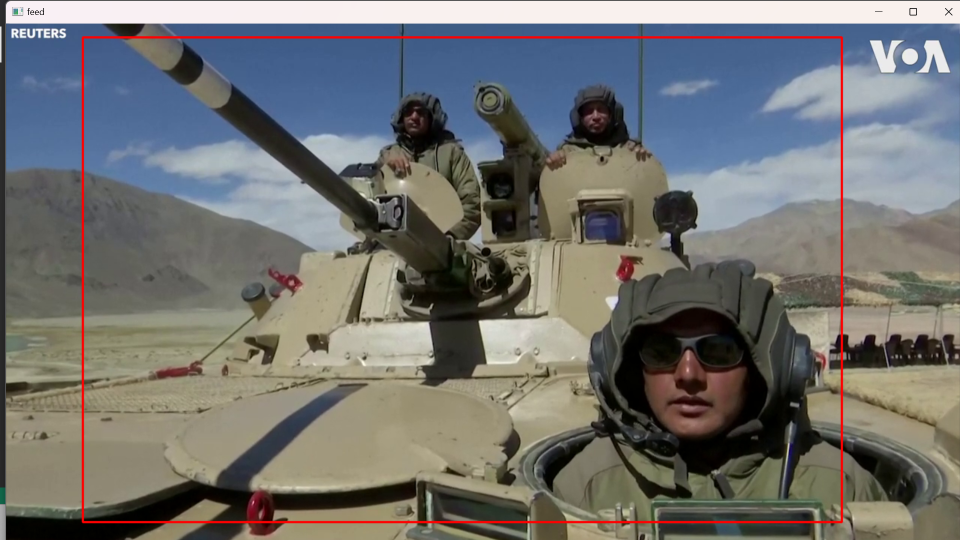
#> input picture motion detection (1).png, 1920 x 1080 px, given in place of indian army.mp4, which was not available (shown at 1/2 size)
$ python motion.py
#> lines starting #> are read from the running program, lines starting #| are printed output that depends on the picture; after the words box and inside, x2 and y2 are one past the last pixel; in counts of white or black regions, pixels touching at a corner belong together
import cv2
import numpy as np

# Initialize global variables
draw = False
a, b = -1, -1
rect = (0, 0, 0, 0)
frame1 = None

def click_event(event, x, y, flags, param):
    global draw, a, b, frame1, rect

    # When left button is pressed down, start drawing
    if event == cv2.EVENT_LBUTTONDOWN:
        a, b = x, y
        draw = True

    # When mouse is moving and drawing is active, display rectangle
    elif event == cv2.EVENT_MOUSEMOVE:
        if draw:
            temp_frame = frame1.copy()
            cv2.rectangle(temp_frame, (a, b), (x, y), (0, 0, 255), 2)
            cv2.imshow("frame", temp_frame)

    # When left button is released, finalize the rectangle
    elif event == cv2.EVENT_LBUTTONUP:
        draw = False
        cv2.rectangle(frame1, (a, b), (x, y), (0, 0, 255), 2)
        rect = (a, b, x, y)  # Store the final rectangle coordinates
        cv2.imshow("frame", frame1)

def main():
    global frame1, rect

    cap = cv2.VideoCapture("indian army.mp4")

    # Read the first frame
    ret, frame1 = cap.read()
#> frame1 is the input picture: shape (1080, 1920, 3); mean B, G, R 111.9, 113.6, 113.6
    if not ret:
        print("Failed to read the video.")
        return

    # Read the second frame for comparison
    ret, frame2 = cap.read()
    if not ret:
        print("Failed to read the second frame.")
        return

    # Set the region of interest to the whole frame initially
    rect = (0, 0, frame1.shape[1], frame1.shape[0])
#> rect = (0, 0, 1920, 1080)

    # Display the first frame and set up the mouse callback
    cv2.imshow("frame", frame1)
    cv2.setMouseCallback('frame', click_event)
    cv2.waitKey(0)  # Wait for user to draw the rectangle and press a key

    while cap.isOpened():
        # Calculate the difference between two frames
        diff = cv2.absdiff(frame1, frame2)
#> diff: shape (1080, 1920, 3); every value is 0
        gray = cv2.cvtColor(diff, cv2.COLOR_BGR2GRAY)
#> gray: shape (1080, 1920); every value is 0
        blur = cv2.GaussianBlur(gray, (5, 5), 0)
        _, thresh = cv2.threshold(blur, 20, 255, cv2.THRESH_BINARY)
        dilated = cv2.dilate(thresh, None, iterations=3)

        # Ensure rect boundaries are valid (handling negative or out-of-bounds indices)
        x1, y1, x2, y2 = rect
#> x1 = 0; y1 = 0; x2 = 1920; y2 = 1080
        x1, x2 = max(0, min(x1, x2)), min(frame1.shape[1], max(x1, x2))
        y1, y2 = max(0, min(y1, y2)), min(frame1.shape[0], max(y1, y2))

        crop = dilated[y1:y2, x1:x2]  # Crop the region of interest based on rect
        cv2.imshow("mask", dilated)

        # Find contours within the cropped area
        contours, _ = cv2.findContours(crop, cv2.RETR_TREE, cv2.CHAIN_APPROX_SIMPLE)
#> contours = []
        cv2.rectangle(frame1, (x1, y1), (x2, y2), (0, 0, 255), 2)
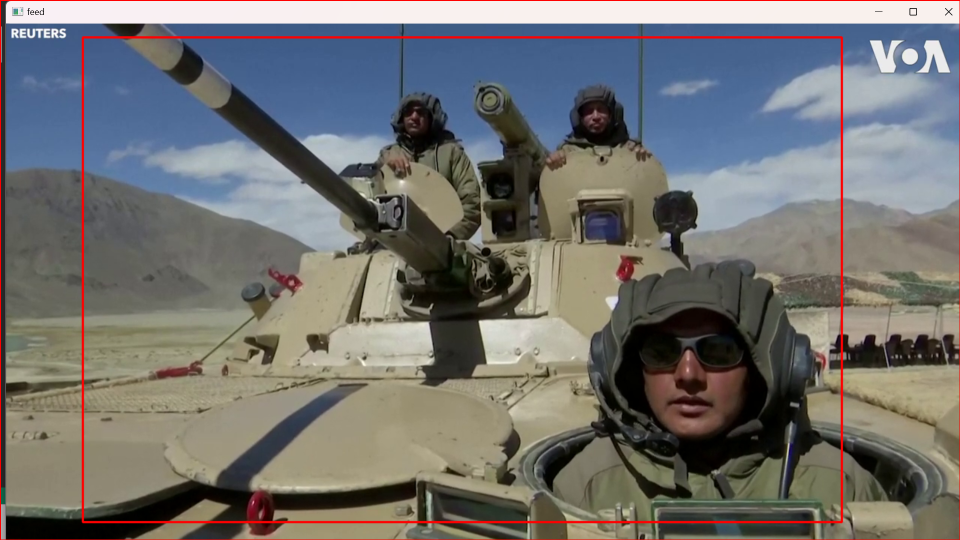
#> frame1: shape (1080, 1920, 3) (shown at 1/2 size); 0.43% of pixels changed, all inside (x1, y1, x2, y2) = (0, 0, 1920, 1080)

        for contour in contours:
            (x, y, w, h) = cv2.boundingRect(contour)
            if cv2.contourArea(contour) < 900:  # Ignore small contours
                continue
            cv2.rectangle(frame1, (x1 + x, y1 + y), (x1 + x + w, y1 + y + h), (0, 255, 0), 2)
            cv2.putText(frame1, "Intruder Not Found", (10, 20), cv2.FONT_HERSHEY_SIMPLEX, 1, (0, 0, 255), 3)
#> this loop made 0 passes

        # Show the updated frame
        cv2.imshow("feed", frame1)

        # Prepare for the next frame
        frame1 = frame2
        ret, frame2 = cap.read()

        if not ret:
            break  # Break the loop if no more frames are available

        # Break loop on 'ESC' key press
        if cv2.waitKey(40) == 27:
#> (key Esc is pressed here)
            break

    # Clean up
    cap.release()
    cv2.destroyAllWindows()

if __name__ == '__main__':
    main()

$ run again, on motion detection (2).png
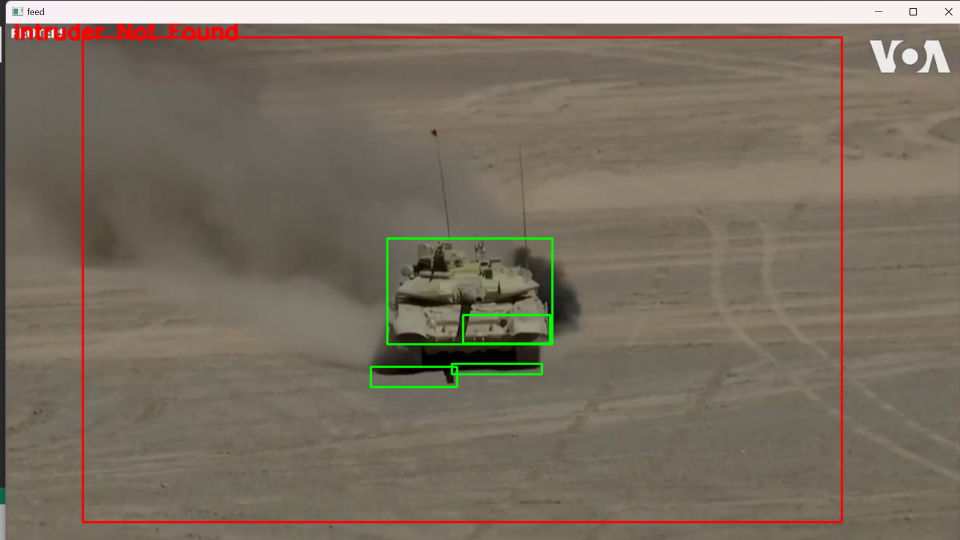
#> input picture motion detection (2).png, 1920 x 1080 px, given in place of indian army.mp4, which was not available (shown at 1/2 size)
#> in main, frame1 is the input picture: shape (1080, 1920, 3); mean B, G, R 97, 111.1, 121.5
#> diff: shape (1080, 1920, 3); every value is 0
#> gray: shape (1080, 1920); every value is 0
#> contours = []
#> in main, `cv2.rectangle(frame1, (x1, y1), (x2, y2), (0, 0, 255), 2)`:
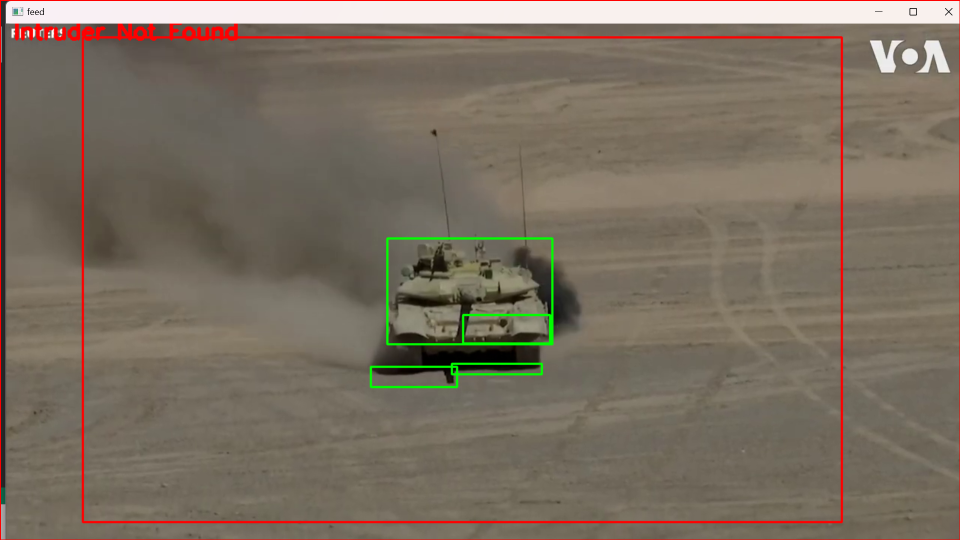
#> frame1: shape (1080, 1920, 3) (shown at 1/2 size); 0.43% of pixels changed, all inside (x1, y1, x2, y2) = (0, 0, 1920, 1080)

$ run again, on motion detection (3).png
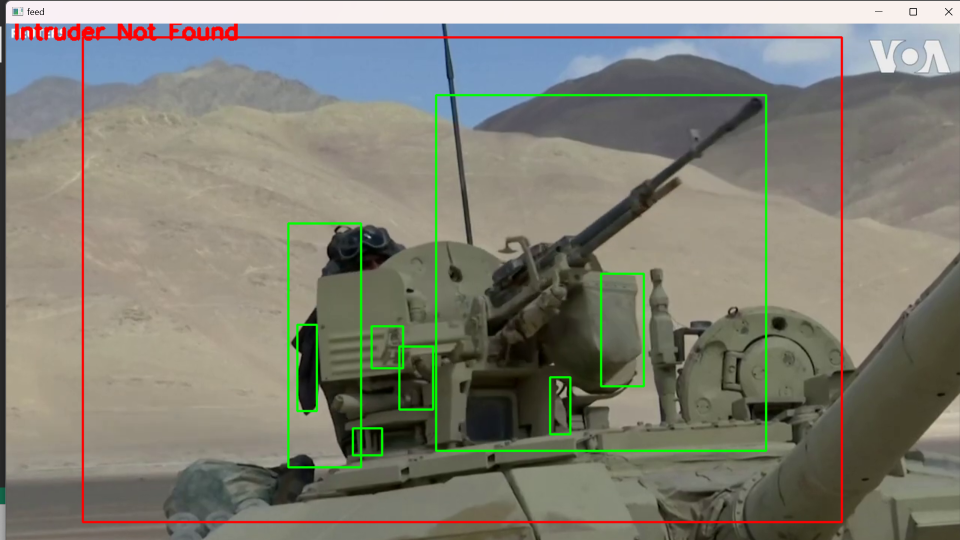
#> input picture motion detection (3).png, 1920 x 1080 px, given in place of indian army.mp4, which was not available (shown at 1/2 size)
#> in main, frame1 is the input picture: shape (1080, 1920, 3); mean B, G, R 116.4, 127.6, 128.1
#> diff: shape (1080, 1920, 3); every value is 0
#> gray: shape (1080, 1920); every value is 0
#> contours = []
#> in main, `cv2.rectangle(frame1, (x1, y1), (x2, y2), (0, 0, 255), 2)`:
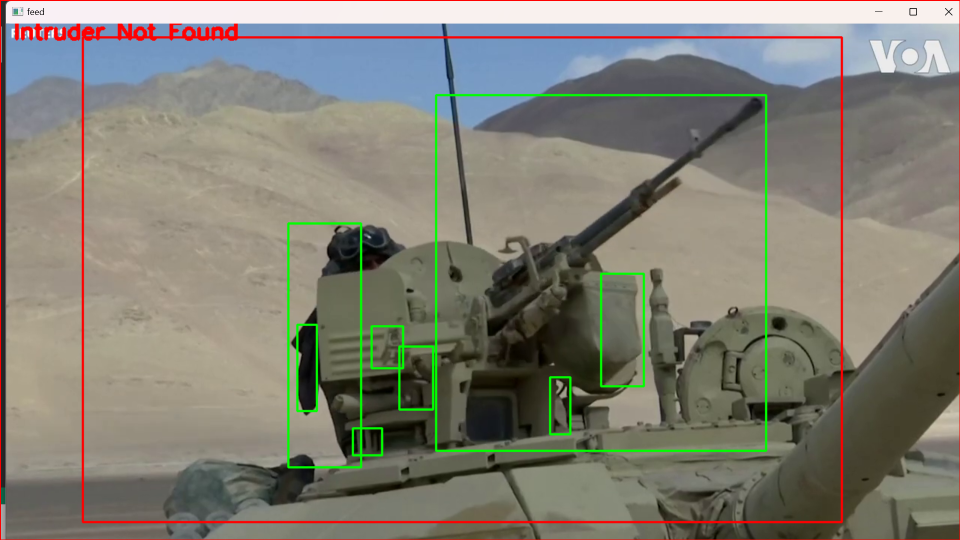
#> frame1: shape (1080, 1920, 3) (shown at 1/2 size); 0.43% of pixels changed, all inside (x1, y1, x2, y2) = (0, 0, 1920, 1080)

$ run again, on motion detection.png
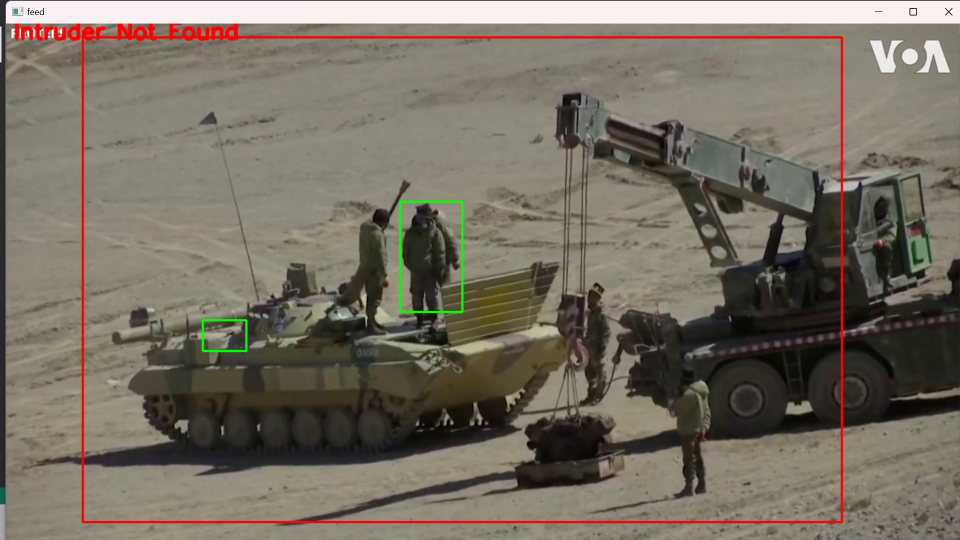
#> input picture motion detection.png, 1920 x 1080 px, given in place of indian army.mp4, which was not available (shown at 1/2 size)
#> in main, frame1 is the input picture: shape (1080, 1920, 3); mean B, G, R 98.5, 110.4, 118.2
#> diff: shape (1080, 1920, 3); every value is 0
#> gray: shape (1080, 1920); every value is 0
#> contours = []
#> in main, `cv2.rectangle(frame1, (x1, y1), (x2, y2), (0, 0, 255), 2)`:
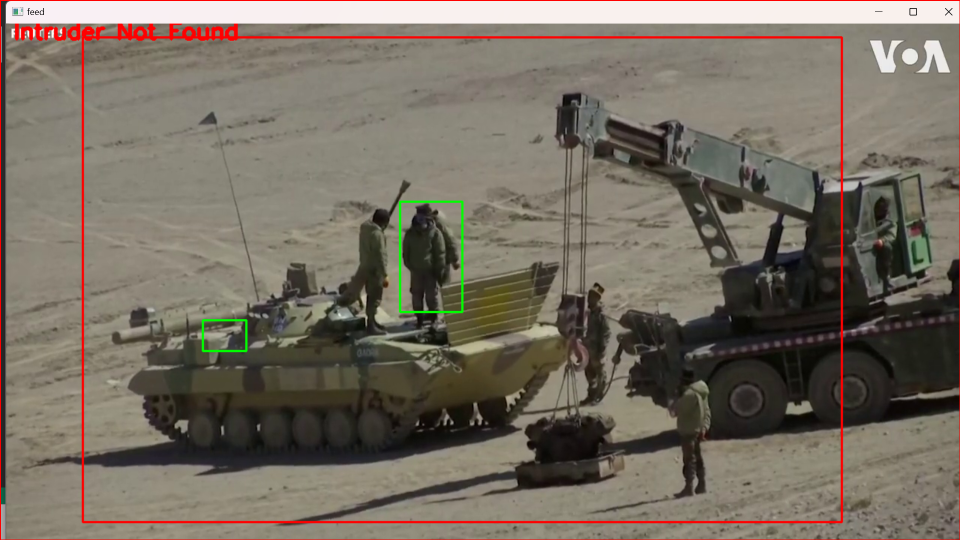
#> frame1: shape (1080, 1920, 3) (shown at 1/2 size); 0.43% of pixels changed, all inside (x1, y1, x2, y2) = (0, 0, 1920, 1080)
